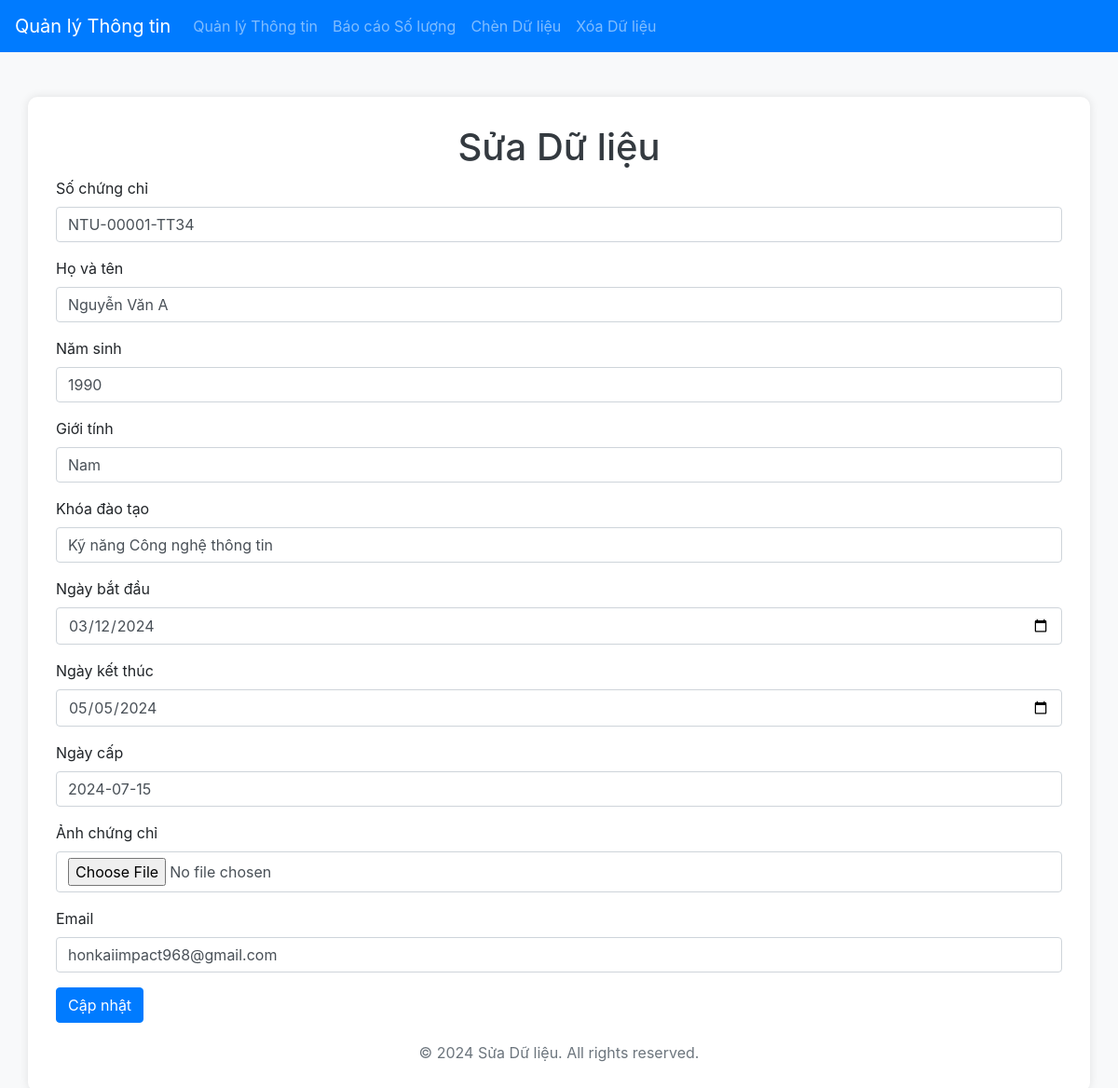
The page /admin/edit_data.php?id=1 on the database as committed earlier.
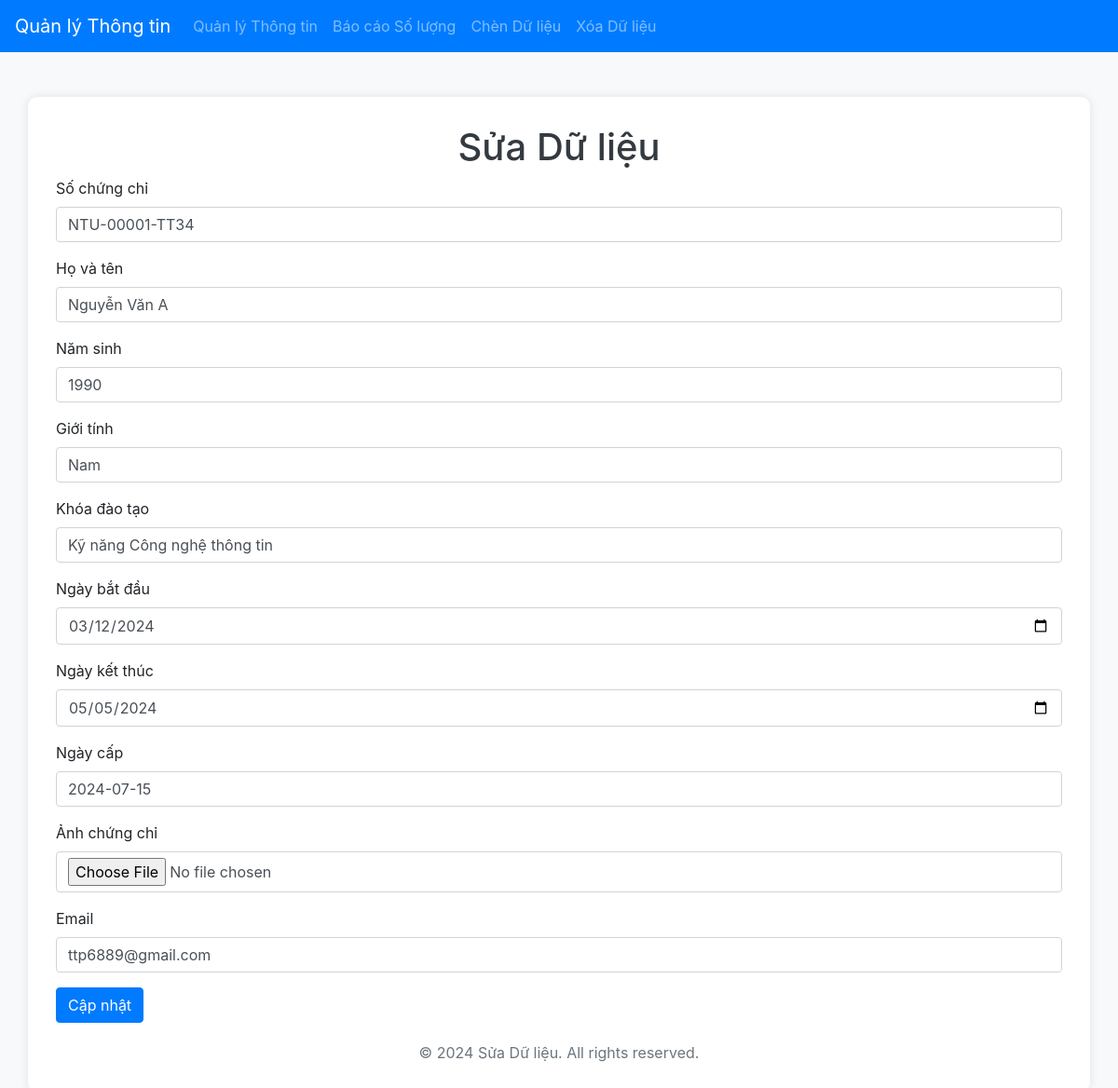
The same page on the database as committed later.
### tables this page shows
CREATE TABLE certificates (
    id INT AUTO_INCREMENT PRIMARY KEY,
    certificate_number VARCHAR(15) NOT NULL,
    email VARCHAR(255) NOT NULL,
    full_name VARCHAR(100) NOT NULL,
    birth_year INT NOT NULL,
    gender VARCHAR(10) NOT NULL,
    training_course VARCHAR(100) NOT NULL,
    start_date DATE NOT NULL,
    end_date DATE NOT NULL,
    issue_date VARCHAR(10) NOT NULL,
    CertificatePicture MEDIUMBLOB
);

### admin/edit_data.php (the view, shortened to what this page needs)
<?php
require_once '../db.php';
if (isset($_GET['id'])) {
    $edit_id = $_GET['id'];
    try {
        $stmt = $conn->prepare("SELECT * FROM certificates WHERE id = ?");
        $stmt->execute([$edit_id]);
        $certificate = $stmt->fetch(PDO::FETCH_ASSOC);
    } catch (Exception $e) {
        $error_message = "Lỗi khi lấy dữ liệu: " . $e->getMessage();
    }
}
?>
<!DOCTYPE html>
<html lang="vi">
<head>
    <link href="https://maxcdn.bootstrapcdn.com/bootstrap/4.0.0/css/bootstrap.min.css" rel="stylesheet">
</head>
<body>
<nav class="navbar navbar-expand-lg navbar-dark bg-primary">
        <a class="navbar-brand" href="index_admin.php">Quản lý Thông tin</a>
        <div class="collapse navbar-collapse" id="navbarNav">
            <ul class="navbar-nav">
                <li class="nav-item">
                    <a class="nav-link" href="admin.php">Quản lý Thông tin</a>
                </li>
                <li class="nav-item">
                    <a class="nav-link" href="report.php">Báo cáo Số lượng</a>
                </li>
                <li class="nav-item">
                    <a class="nav-link" href="insert_data.php">Chèn Dữ liệu</a>
                </li>
                <li class="nav-item">
                    <a class="nav-link" href="delete_data.php">Xóa Dữ liệu</a>
                </li>
            </ul>
        </div>
    </nav>
    <div class="container mt-5">
        <h1 class="text-center">Sửa Dữ liệu</h1>
        <?php if (isset($certificate)): ?>
        <form method="post" action="" enctype="multipart/form-data">
            <div class="form-group">
                <label for="certificate_number">Số chứng chỉ</label>
                <input type="text" class="form-control" id="certificate_number" name="certificate_number" value="<?php echo htmlspecialchars($certificate['certificate_number']); ?>" required>
            </div>
            <div class="form-group">
                <label for="full_name">Họ và tên</label>
                <input type="text" class="form-control" id="full_name" name="full_name" value="<?php echo htmlspecialchars($certificate['full_name']); ?>" required>
            </div>
            <div class="form-group">
                <label for="birth_year">Năm sinh</label>
                <input type="number" class="form-control" id="birth_year" name="birth_year" value="<?php echo htmlspecialchars($certificate['birth_year']); ?>" required>
            </div>
            <div class="form-group">
                <label for="gender">Giới tính</label>
                <input type="text" class="form-control" id="gender" name="gender" value="<?php echo htmlspecialchars($certificate['gender']); ?>" required>
            </div>
            <div class="form-group">
                <label for="training_course">Khóa đào tạo</label>
                <input type="text" class="form-control" id="training_course" name="training_course" value="<?php echo htmlspecialchars($certificate['training_course']); ?>" required>
            </div>
            <div class="form-group">
                <label for="start_date">Ngày bắt đầu</label>
                <input type="date" class="form-control" id="start_date" name="start_date" value="<?php echo htmlspecialchars($certificate['start_date']); ?>" required>
            </div>
            <div class="form-group">
                <label for="end_date">Ngày kết thúc</label>
                <input type="date" class="form-control" id="end_date" name="end_date" value="<?php echo htmlspecialchars($certificate['end_date']); ?>" required>
            </div>
            <div class="form-group">
                <label for="issue_date">Ngày cấp</label>
                <input type="text" class="form-control" id="issue_date" name="issue_date" value="<?php echo htmlspecialchars($certificate['issue_date']); ?>" required>
            </div>
            <div class="form-group">
                <label for="certificate_picture">Ảnh chứng chỉ</label>
                <input type="file" class="form-control" id="certificate_picture" name="certificate_picture">
            </div>
            <div class="form-group">
                <label for="email">Email</label>
                <input type="email" class="form-control" id="email" name="email" value="<?php echo htmlspecialchars($certificate['email']); ?>" required>
            </div>
            <button type="submit" class="btn btn-primary">Cập nhật</button>
        </form>
        <?php else: ?>
            <p class="text-center">Không tìm thấy dữ liệu cần chỉnh sửa.</p>
        <?php endif; ?>
        <div class="footer">
            &copy; <?php echo date("Y"); ?> Sửa Dữ liệu. All rights reserved.
        </div>
    </div>
</body>
</html>

Rows that differ between the two databases and show on the page:
changed certificates "NTU-00001-TT34": email "honkaiimpact968@gmail.com" → "ttp6889@gmail.com"
